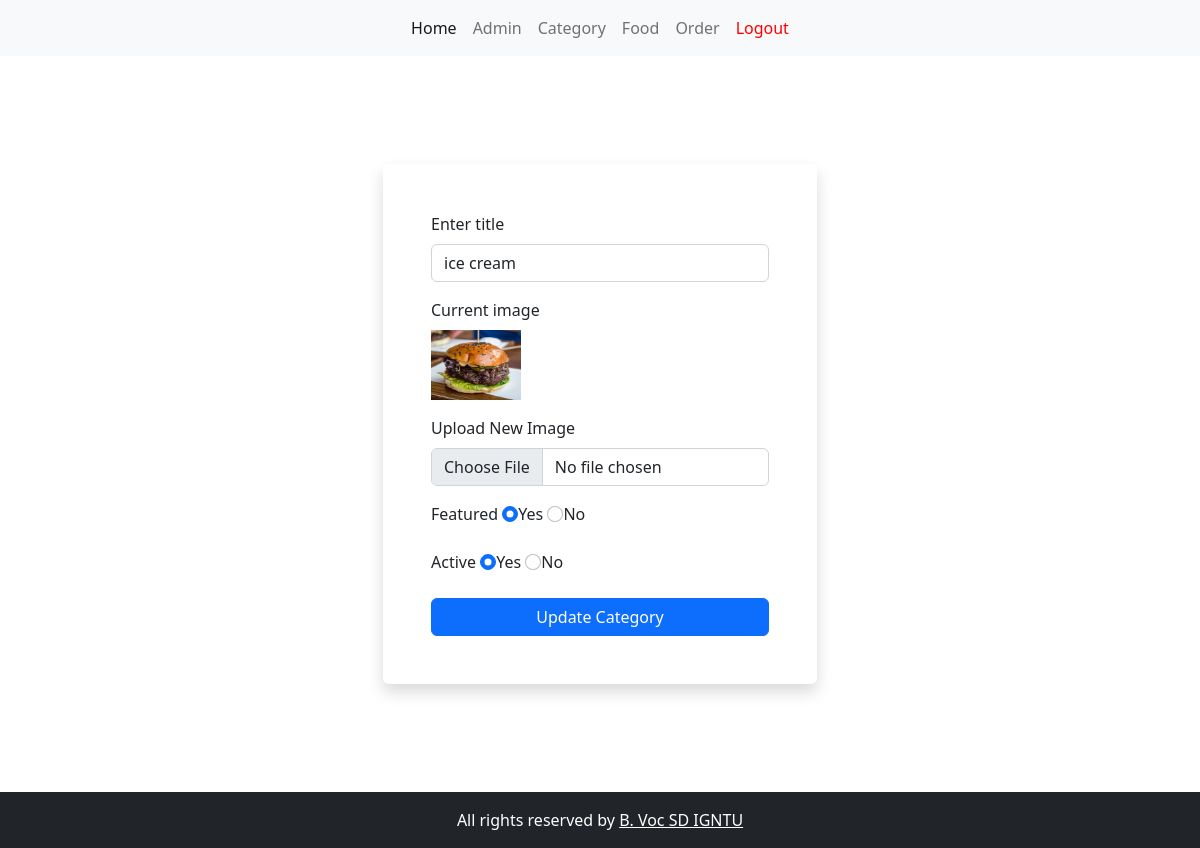
The app's page /admin/update_category.php?id=30&image_name=Category_1752572522.jpg (signed in) with its own data.
### tables this page shows
CREATE TABLE `tbl_category` (
  `id` int(10) NOT NULL,
  `title` varchar(100) NOT NULL,
  `image_name` varchar(255) NOT NULL,
  `featured` varchar(10) NOT NULL,
  `active` varchar(10) NOT NULL,
  `created_at` timestamp NOT NULL DEFAULT current_timestamp() ON UPDATE current_timestamp()
);

### admin/update_category.php (the view, shortened to what this page needs)
<?php
    include('partials/header.php');
    if(isset($_GET['id']) && isset($_GET['image_name'])){
        $id = intval($_GET['id']);
        $current_image = $_GET['image_name'];
        $sql = "select * from tbl_category where id=$id";
        $res = mysqli_query($conn, $sql);
        if($res == true){
            $rows = mysqli_fetch_assoc($res);
            $title = $rows['title'];
            $current_image = $rows['image_name'];
            $featured = $rows['featured'];
            $active = $rows['active'];
        }
    }
?>
<br><br>
<section>
    <form action="" method="POST" class="p-5 shadow rounded" enctype="multipart/form-data">
        <div class="mb-3">
            <label for="title" class="form-label">Enter title</label>
            <input type="text" name="title" class="form-control" id="title" placeholder="Enter food title" value="<?php echo htmlspecialchars($title ?? "", ENT_QUOTES) ?>">
        </div>
        <div class="mb-3">
            <label for="image" class="form-label">Current image</label><br>
            <?php if($current_image != ""): ?>
                <img src="<?php echo SITEURL ?>images/category/<?php echo $current_image ?>" alt="" style="width: 90px; height:70px; display:block;">
            <?php else : ?>
                    <span style="color: red;">No image</span>
            <?php endif ?>
        </div>
        <div class="mb-3">
            <label for="image" class="form-label text-capitalize">Upload new image</label>
            <input type="file" class="form-control" id="image" name="update_image">
        </div>
        <div class="mb-3">
            <label for="" class="form-label">Featured</label>
            <input type="radio" name="featured" class="form-check-input" value="Yes"
                <?php if(strtolower($featured ?? '') == 'yes'){
                    echo "checked";
                } ?>
            >Yes
            <input type="radio" name="featured" class="form-check-input" value="No"
            <?php if(strtolower($featured) == 'no'){
                echo "checked";
            } ?>
            >No
        </div>
        <div class="mb-3">
            <label for="" class="form-label">Active</label>
            <input type="radio" name="active" class="form-check-input" value="Yes"
                <?php
                    if(strtolower($active) == 'yes'){
                        echo "checked";
                    }
                ?>
            >Yes
            <input type="radio" name="active" class="form-check-input" value="No"
                    <?php
                    if(strtolower($active) == 'no'){
                        echo "checked";
                    }
                ?>
            >No
        </div>
        <input type="submit" name="submit" value="update Category" class="btn btn-primary w-100 text-capitalize">
    </form>
</section>
<?php include('partials/footer.php');?>

### css/admin.css (style rules this page uses)
section { height: 80vh; width: 100%; display: flex; flex-direction: column; justify-content: center; align-items: center; }

### records on screen
tbl_category: title "ice cream", image_name (picture), featured "☑", active "☑"
